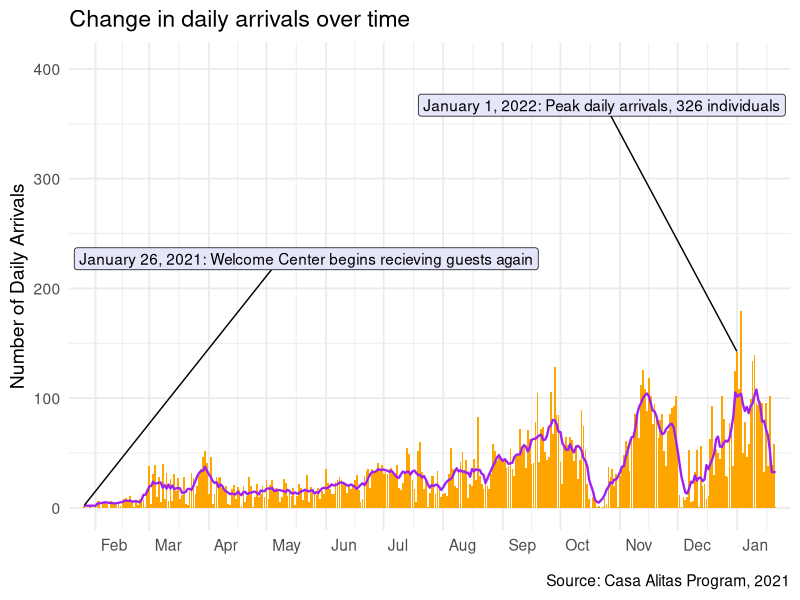
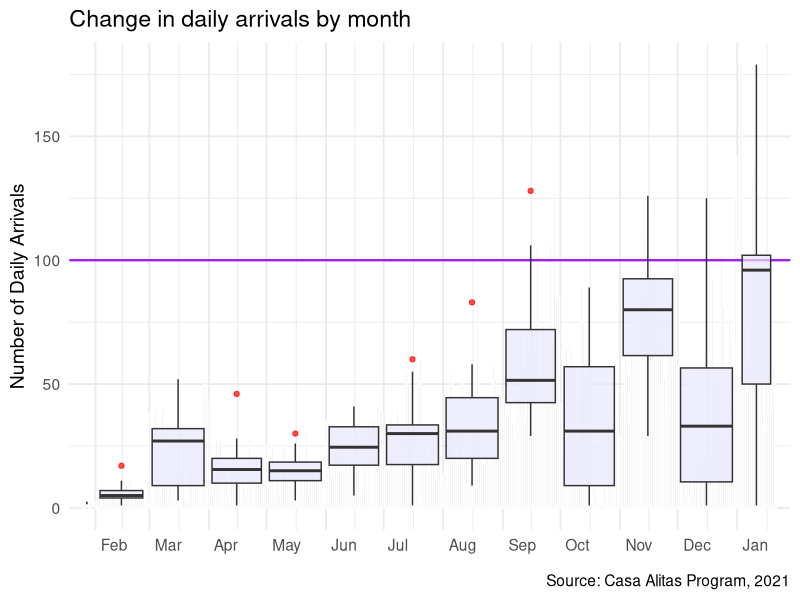
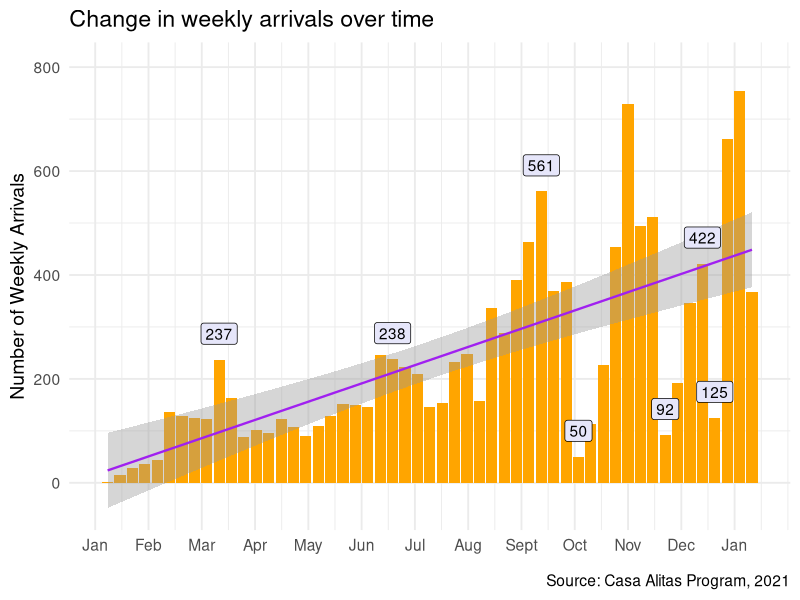
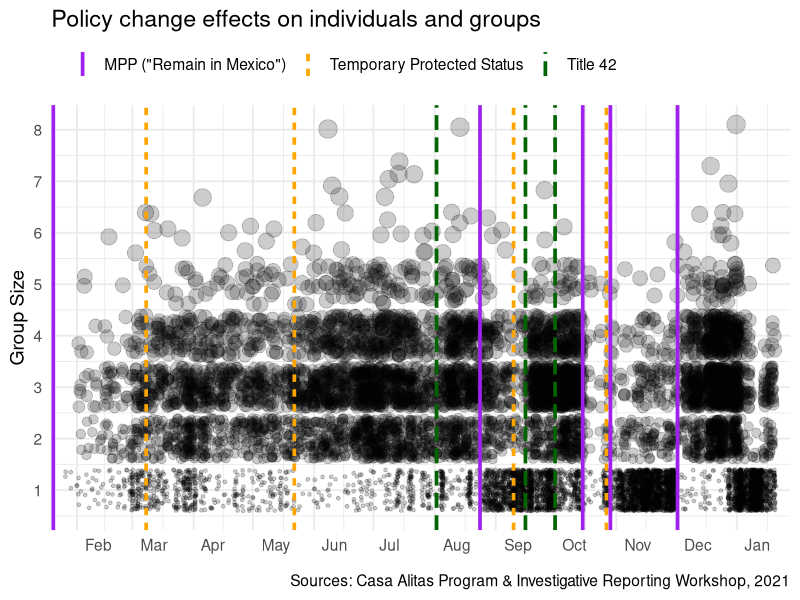
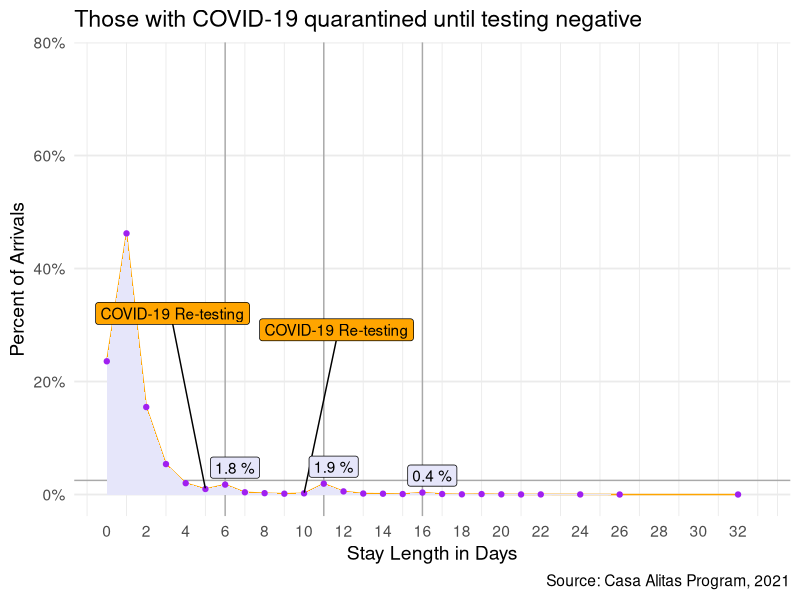
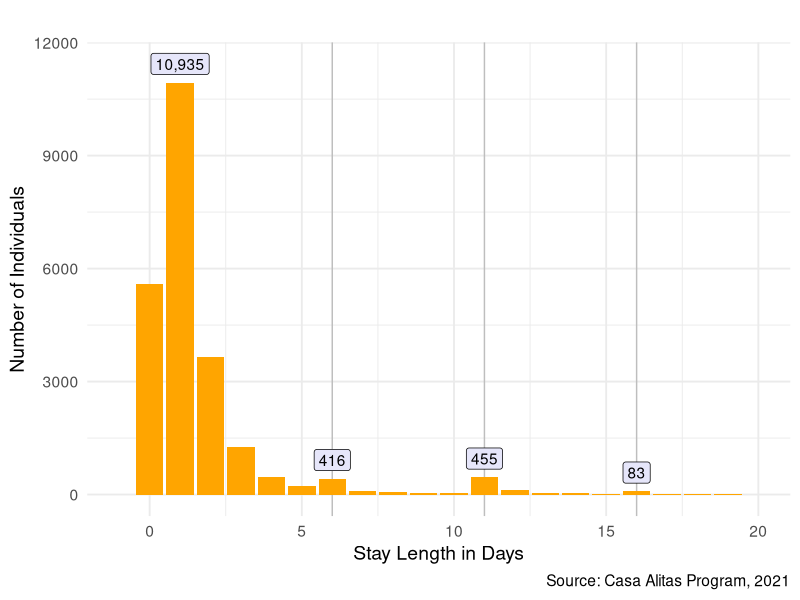
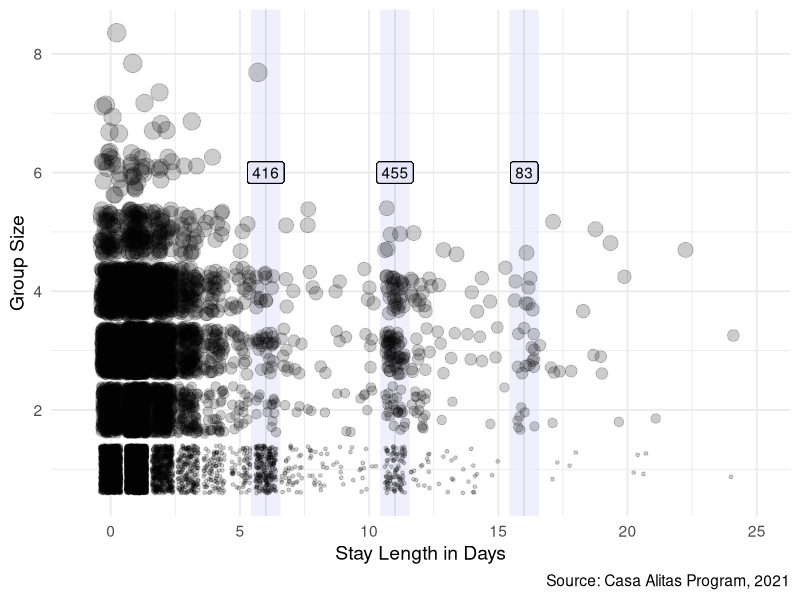
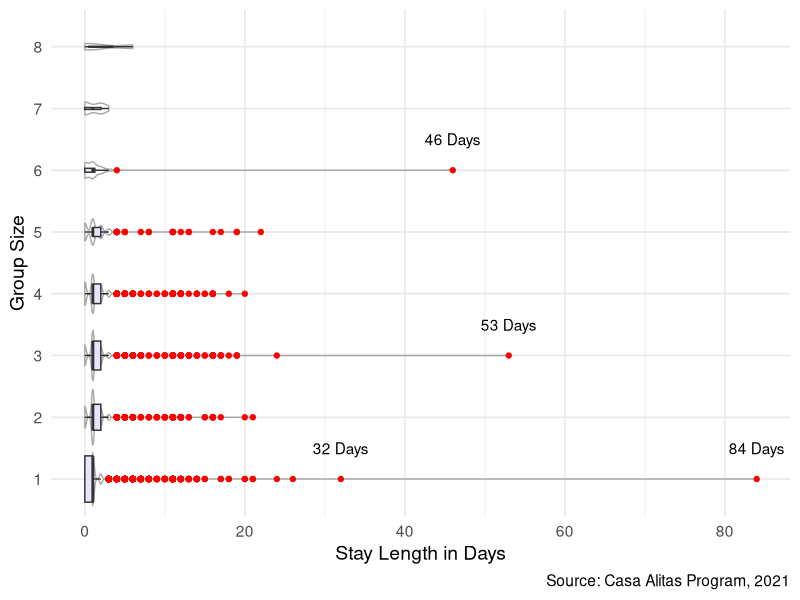

The R script that drew these images, in order:
## ---- chunk 1
library(knitr)
library(ggrepel)
library(ggthemes)
library(scales)
library(tidyverse)
opts_chunk$set(echo = TRUE, message = FALSE, warning = FALSE)
## ---- chunk 2

arrivals_7_day <- read_csv("data/arrival_date_counts_1.20.csv") %>%
  mutate(arrival_month = factor(arrival_month))

arrivals_wkly <- read_csv("data/arrival_week_counts_1.20.csv")

stay_len_perc <- read_csv("data/stay_length_percent_1_20_22.csv")

groups <- read_csv("data/group_all_clean_1_20_22.csv") %>%
  filter(stay_length >= 0) %>%
  select(arrival_date, number_in_party, stay_length)

# get policy events
policy_events <- read_csv("data/selected_policy_events_2021.csv", skip = 2) %>%
  mutate(date = parse_date(date, format = "%m/%d/%Y"))

#select key policy events
key_policy_events <- policy_events %>%
  filter(category %in% c('MPP ("Remain in Mexico")', 
                         'Title 42', 
                         'Temporary Protected Status')) #, 'Detention'

## ---- chunk 3
# set plot theme
theme_set(theme_minimal(14))

# plot daily total arrivals (bars) and individual seven-day rolling mean (line)
arrivals_7_day %>%
ggplot(aes(x = arrival_date, 
           y = n)) +
  geom_col(fill = 'orange') +
  geom_line(aes(y = seven_avg), 
            color = 'purple', 
            size = .8) +
  geom_label_repel(aes(label = label),
                   nudge_y = 225,
                   na.rm = TRUE,
                   fill = "lavender") +
  theme(axis.text.x = element_text(hjust = -.2)) +
  scale_x_date(date_breaks = "1 month", 
               date_labels = "%b",
               expand = c(.02,-.02)) + 
    labs(title = "Change in daily arrivals over time",
       x = element_blank(), 
       y = "Number of Daily Arrivals",
       caption = "Source: Casa Alitas Program, 2021")
## ---- chunk 4
# Monthly arrivals boxplot
arrivals_7_day %>% #weekly arrivals by month boxplots
  ggplot(aes(x = arrival_date, 
             y = n)) +
  geom_col(fill = "lightgrey", 
           color="white") +
  geom_hline(yintercept = 100, 
             color = "purple",
             size =.8 ) +
  geom_boxplot(aes(group = arrival_month),
               varwidth = TRUE, 
               outlier.color = "red",
               fill = "lavender",
               alpha = .7) +
  scale_x_date(date_breaks="1 month", 
               date_labels="%b",
               expand = c(.02,-.02)) +
  theme(axis.text.x = element_text(hjust = -.2)) +
  labs(title = "Change in daily arrivals by month", 
       x = element_blank(), 
       y = "Number of Daily Arrivals",
       caption = "Source: Casa Alitas Program, 2021")
## ---- chunk 5
# weekly arrivals barplot with linear regression
arrivals_wkly %>%
  ggplot(aes(x = week_number, 
             y = n)) +
  geom_bar(stat = "identity", 
           fill = 'orange') +
  geom_smooth(method = "lm", 
              formula = y ~ x, 
              color = 'purple', 
              size=.8) +
  geom_label(aes(label = comma(label)),
             fill = "lavender",
             nudge_y = 50,
             na.rm = TRUE) +
  scale_x_continuous(breaks = seq(3, max(arrivals_wkly$week_number), 4.3),
                     labels=c("Jan", "Feb", "Mar", "Apr", "May", "Jun", "Jul", "Aug", "Sept", "Oct", "Nov", "Dec", "Jan")) +
  labs(title = "Change in weekly arrivals over time",
       x = element_blank(),
       y = "Number of Weekly Arrivals",
       caption = "Source: Casa Alitas Program, 2021")

## ---- chunk 6
# plot group size trends over time
groups %>% 
  ggplot(aes(x = arrival_date, 
             y = number_in_party)) +
  geom_jitter(aes(size = number_in_party), 
              alpha = .2, na.rm = TRUE, 
              show.legend = FALSE) +
  geom_vline(data = key_policy_events, 
             aes(xintercept = date, 
                 color = category,
                 linetype = category),
             na.rm = TRUE,
             size = 1.25) +
  theme(axis.text.x = element_text(hjust = -.3),
        legend.position = "top", 
        legend.justification = 0) +
  scale_color_manual(values = c("purple", "orange", "darkgreen")) +
  scale_x_date(date_breaks="1 month", 
               date_labels="%b",
               expand = c(.02,-.02)) +
  scale_y_continuous(breaks=seq(1, 8)) +
  labs(title = "Policy change effects on individuals and groups",
       x = element_blank(), 
       y = "Group Size",
       color = element_blank(),
       linetype = element_blank(),
       caption = "Sources: Casa Alitas Program & Investigative Reporting Workshop, 2021") 


## ---- chunk 7
# plot stay length percentages
stay_len_perc %>%
  mutate(bump = case_when(stay_length == 6 ~ paste(round(percent, 1), "%"),
                          stay_length == 11 ~ paste(round(percent, 1), "%"),
                          stay_length == 16 ~ paste(round(percent, 1), "%"))) %>%
  ggplot(aes(x = stay_length, 
             y = percent)) +
  geom_vline(xintercept = 6, size = .5, color = "darkgrey") +
  geom_vline(xintercept = 11, size = .5, color = "darkgrey") +
  geom_vline(xintercept = 16, size = .5, color = "darkgrey") +
  geom_hline(yintercept=2.5, size = .5, color = "darkgrey") +
  geom_line(color = "orange", na.rm = TRUE) +
  geom_area(fill = "lavender")+
  geom_point(color = "purple", group = 1, na.rm = TRUE) +
  geom_label_repel(aes(label = label), 
                   fill = "orange",
                   nudge_y = 30,
                   na.rm = TRUE) + 
  geom_label(aes(label = bump),
            nudge_y = 3,
            nudge_x = .5,
            fill = "lavender") +
  scale_x_continuous(breaks = seq(0, 33, 2), 
                     limits = c(0,33)) +
  scale_y_continuous(labels = percent_format(scale = 1)) +
  theme(panel.grid.minor.y = element_blank(),
        panel.grid.major.x = element_blank()) +
  labs(title = "Those with COVID-19 quarantined until testing negative",
       x = "Stay Length in Days", 
       y = "Percent of Arrivals",
       caption = "Source: Casa Alitas Program, 2021")
## ---- chunk 8
# plot stay length counts
stay_len_perc %>% #filter out mistakes in recording year (negative values)
  ggplot(aes(x = stay_length, y = n)) +
  geom_vline(xintercept = 6, size = .5, color = "grey") +
  geom_vline(xintercept = 11, size = .5, color = "grey") +
  geom_vline(xintercept = 16, size = .5, color = "grey") +
  geom_col(fill = "orange", 
           na.rm = TRUE) +
  geom_label(aes(label = comma(peak)),
             fill = "lavender",
             nudge_y = 500,
             na.rm = TRUE) +
  scale_x_continuous(breaks = seq(0, 20, 5), 
                     limits = c(-1, 20)) +
  labs(title = "",
       x = "Stay Length in Days", 
       y = "Number of Individuals",
       caption = "Source: Casa Alitas Program, 2021")
## ---- chunk 9
# Look at distribution of group sizes for stays from 0-30 days
groups %>% 
  mutate(labels = case_when(stay_length == 6 ~ sum(groups$number_in_party[groups$stay_length == 6]),
                            stay_length == 11 ~ sum(groups$number_in_party[groups$stay_length == 11]),
                            stay_length == 16 ~ sum(groups$number_in_party[groups$stay_length == 16]))) %>%
  ggplot(aes(x = stay_length, 
             y = number_in_party)) +
  geom_vline(xintercept = 6, size = .5, color = "grey") +
  geom_vline(xintercept = 11, size = .5, color = "grey") +
  geom_vline(xintercept = 16, size = .5, color = "grey") +
  geom_vline(xintercept = 6, size = 10, alpha = .6, color = "lavender") +
  geom_vline(xintercept = 11, size = 10, alpha = .6, color = "lavender") +
  geom_vline(xintercept = 16, size = 10, alpha = .6, color = "lavender") +
  geom_jitter(aes(size = number_in_party), 
              show.legend = FALSE, 
              alpha = .2, na.rm = TRUE) +
  geom_label(aes(label = labels), 
            y = 6,
            nudge_y = .5,
            fill = "lavender") +
  xlim(-1, 25) +   # align x-axis
  labs(y = "Group Size", 
       x = "Stay Length in Days",
       caption = "Source: Casa Alitas Program, 2021")
## ---- chunk 10
# box plots of stay lengths for various group sizes
groups  %>% 
  mutate(labels = ifelse(stay_length >30, paste(stay_length, "Days"), NA)) %>%
  ggplot(aes(x = stay_length, 
             y = factor(number_in_party))) +
  geom_violin(aes(group = number_in_party), 
              color = "darkgrey") +
  geom_boxplot(varwidth = TRUE, 
               outlier.color = "red",
               fill = "lavender") + # zoom out to see a few distant outliers
  geom_text(aes(label = labels),
            nudge_y = .5) +
  labs("A few guests stayed longer than a month",
       x = "Stay Length in Days",
       y = "Group Size",
       caption = "Source: Casa Alitas Program, 2021")
